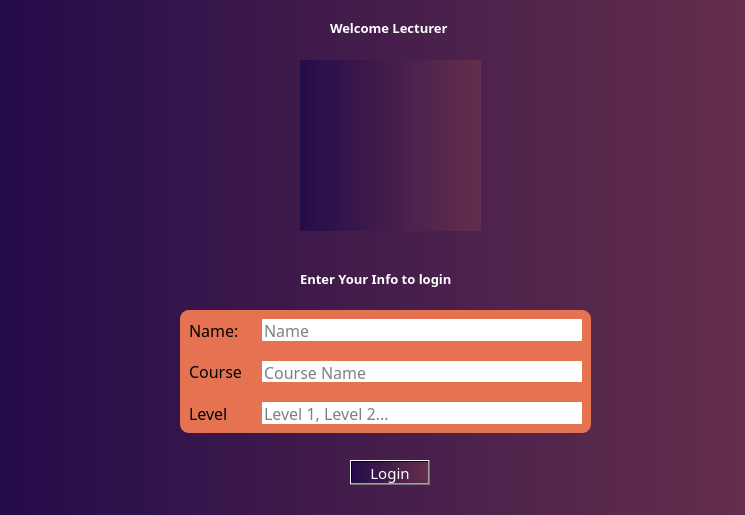
<?xml version="1.0" encoding="UTF-8"?>
<ui version="4.0">
 <class>LecturerLogin</class>
 <widget class="QWidget" name="LecturerLogin">
  <property name="geometry">
   <rect>
    <x>0</x>
    <y>0</y>
    <width>745</width>
    <height>515</height>
   </rect>
  </property>
  <property name="font">
   <font>
    <family>Hack Nerd Font</family>
    <pointsize>10</pointsize>
   </font>
  </property>
  <property name="windowTitle">
   <string>Login</string>
  </property>
  <property name="windowIcon">
   <iconset resource="../Icons/resources.qrc">
    <normaloff>:/resources/ict-university-461753.jpg</normaloff>:/resources/ict-university-461753.jpg</iconset>
  </property>
  <property name="styleSheet">
   <string notr="true">background-color: qlineargradient(x1:3, y1:0, x2:0, y2:0, stop:0 #E57352, stop:1 #240C4A);
</string>
  </property>
  <widget class="QLabel" name="label">
   <property name="geometry">
    <rect>
     <x>300</x>
     <y>60</y>
     <width>181</width>
     <height>171</height>
    </rect>
   </property>
   <property name="text">
    <string/>
   </property>
   <property name="pixmap">
    <pixmap resource="../Icons/resources.qrc">:/resources/vibrent_1.png</pixmap>
   </property>
  </widget>
  <widget class="QLabel" name="label_2">
   <property name="geometry">
    <rect>
     <x>330</x>
     <y>20</y>
     <width>141</width>
     <height>16</height>
    </rect>
   </property>
   <property name="font">
    <font>
     <family>Hack Nerd Font</family>
     <pointsize>10</pointsize>
     <bold>true</bold>
    </font>
   </property>
   <property name="styleSheet">
    <string notr="true">background-color: none;

color:white;</string>
   </property>
   <property name="text">
    <string>Welcome Lecturer</string>
   </property>
  </widget>
  <widget class="QLabel" name="label_4">
   <property name="geometry">
    <rect>
     <x>300</x>
     <y>270</y>
     <width>191</width>
     <height>17</height>
    </rect>
   </property>
   <property name="font">
    <font>
     <family>Hack Nerd Font</family>
     <pointsize>10</pointsize>
     <bold>true</bold>
    </font>
   </property>
   <property name="styleSheet">
    <string notr="true">background-color: none;

color:white;</string>
   </property>
   <property name="text">
    <string>Enter Your Info to login</string>
   </property>
  </widget>
  <widget class="QPushButton" name="pushButton">
   <property name="geometry">
    <rect>
     <x>350</x>
     <y>460</y>
     <width>80</width>
     <height>25</height>
    </rect>
   </property>
   <property name="font">
    <font>
     <family>Hack Nerd Font</family>
     <pointsize>11</pointsize>
    </font>
   </property>
   <property name="styleSheet">
    <string notr="true">color:white;</string>
   </property>
   <property name="text">
    <string>Login</string>
   </property>
  </widget>
  <widget class="QFrame" name="frame">
   <property name="geometry">
    <rect>
     <x>180</x>
     <y>310</y>
     <width>411</width>
     <height>123</height>
    </rect>
   </property>
   <property name="styleSheet">
    <string notr="true">background-color: #E57352;

color:black;



border-radius:9px;</string>
   </property>
   <layout class="QFormLayout" name="formLayout">
    <property name="horizontalSpacing">
     <number>20</number>
    </property>
    <property name="verticalSpacing">
     <number>20</number>
    </property>
    <item row="0" column="0">
     <widget class="QLabel" name="label_3">
      <property name="font">
       <font>
        <family>Hack Nerd Font</family>
        <pointsize>12</pointsize>
       </font>
      </property>
      <property name="styleSheet">
       <string notr="true">
border-radius:1px;</string>
      </property>
      <property name="text">
       <string>Name:</string>
      </property>
     </widget>
    </item>
    <item row="0" column="1">
     <widget class="QLineEdit" name="lineEdit">
      <property name="font">
       <font>
        <family>Hack Nerd Font</family>
        <pointsize>12</pointsize>
       </font>
      </property>
      <property name="styleSheet">
       <string notr="true">background-color:white;
background-color:white;
border-radius:1px;</string>
      </property>
      <property name="placeholderText">
       <string>Name</string>
      </property>
     </widget>
    </item>
    <item row="1" column="0">
     <widget class="QLabel" name="label_5">
      <property name="font">
       <font>
        <family>Hack Nerd Font</family>
        <pointsize>12</pointsize>
       </font>
      </property>
      <property name="styleSheet">
       <string notr="true">
border-radius:1px;</string>
      </property>
      <property name="text">
       <string>Course</string>
      </property>
     </widget>
    </item>
    <item row="1" column="1">
     <widget class="QLineEdit" name="lineEdit_2">
      <property name="font">
       <font>
        <family>Hack Nerd Font</family>
        <pointsize>12</pointsize>
       </font>
      </property>
      <property name="styleSheet">
       <string notr="true">background-color:white;
border-radius:1px;</string>
      </property>
      <property name="placeholderText">
       <string>Course Name</string>
      </property>
     </widget>
    </item>
    <item row="2" column="0">
     <widget class="QLabel" name="label_6">
      <property name="font">
       <font>
        <family>Hack Nerd Font</family>
        <pointsize>12</pointsize>
       </font>
      </property>
      <property name="styleSheet">
       <string notr="true">
border-radius:1px;</string>
      </property>
      <property name="text">
       <string>Level</string>
      </property>
     </widget>
    </item>
    <item row="2" column="1">
     <widget class="QLineEdit" name="lineEdit_3">
      <property name="font">
       <font>
        <family>Hack Nerd Font</family>
        <pointsize>12</pointsize>
       </font>
      </property>
      <property name="styleSheet">
       <string notr="true">background-color:white;
border-radius:1px;</string>
      </property>
      <property name="placeholderText">
       <string>Level 1, Level 2...</string>
      </property>
     </widget>
    </item>
   </layout>
  </widget>
 </widget>
 <resources>
  <include location="../Icons/resources.qrc"/>
 </resources>
 <connections/>
</ui>
